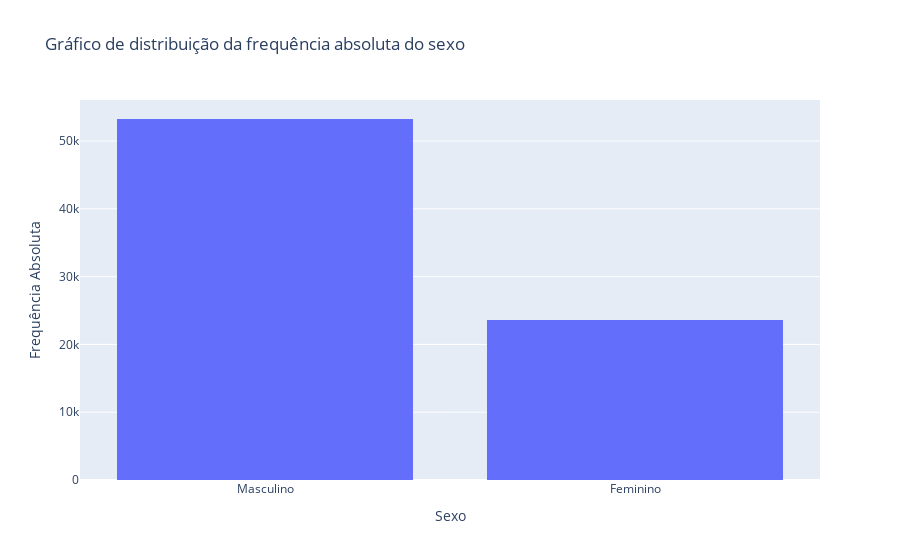

Write notebook code for a chart like this one.
### Code cell
fig = px.histogram(
    df_frequencies,
    x = df_frequencies.index,
    y = 'Frequência Absoluta',
    title = 'Gráfico de distribuição da frequência absoluta do sexo'
)

fig.update_layout(
    yaxis_title = 'Frequência Absoluta'
)

fig.show()

### Figure 1 — Plotly figure (JSON) as saved in the notebook; plotly's stock layout.template omitted (floating-point values rounded to 4 significant figures)
{"data": [{"alignmentgroup": "True", "bingroup": "x", "histfunc": "sum", "hovertemplate": "Sexo=%{x}<br>sum of Frequência Absoluta=%{y}<extra></extra>", "legendgroup": "", "marker": {"color": "#636efa", "pattern": {"shape": ""}}, "name": "", "offsetgroup": "", "orientation": "v", "showlegend": false, "type": "histogram", "x": ["Masculino", "Feminino"], "xaxis": "x", "y": [53250, 23590], "yaxis": "y"}], "layout": {"barmode": "relative", "legend": {"tracegroupgap": 0}, "title": {"text": "Gráfico de distribuição da frequência absoluta do sexo"}, "xaxis": {"anchor": "y", "domain": [0, 1], "title": {"text": "Sexo"}}, "yaxis": {"anchor": "x", "domain": [0, 1], "title": {"text": "Frequência Absoluta"}}}}
